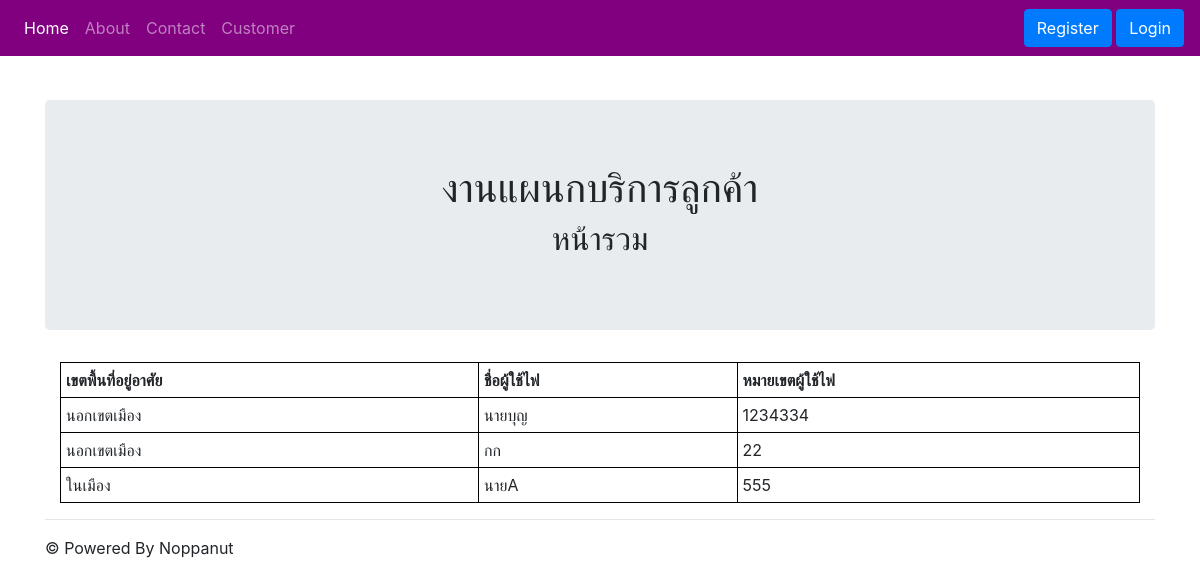
Screenshot of /showcustomer/ with the database file from the repository.
### csmuk/models.py (models this page shows, shortened)
class Customer(models.Model):
    allsubject = (('ในเมือง','ในเมือง'),
                  ('นอกเขตเมือง','นอกเขตเมือง'))
    customer_subject = models.CharField(max_length=200, choices=allsubject, default='ในเมือง')
    customer_name = models.CharField(max_length=200)
    customer_id = models.IntegerField(default=0)

### csmuk/views.py (the view)
# urls.py: path('showcustomer/',Showcustomer, name='customer-page'),
def Showcustomer(request):
    customer_all = Customer.objects.all() #ดึงค่าจาก database ทั้งหมด
    context = {'customer_all':customer_all}
    return render(request,'csmuk/showcustomer.html', context)

### csmuk/template/csmuk/showcustomer.html
{% extends 'csmuk/base.html'%}
{% block content %}
<div class="jumbotron text-center">
  <h1>งานแผนกบริการลูกค้า</h1>
  <h2> หน้ารวม </h2>
</div>
<div class="container">
  <center>
    <table style="width:100%;">
      <tr><th>เขตพื้นที่อยู่อาศัย</th><th>ชื่อผู้ใช้ไฟ</th><th>หมายเขตผู้ใช้ไฟ</th></tr>
      {% for cm in customer_all%}
      <tr><td>{{cm.customer_subject}}</td><td>{{cm.customer_name}}</td><td>{{cm.customer_id}}</td></tr>
      {% endfor %}
    </table>
  </center>
</div>
{% endblock content %}

### csmuk/template/csmuk/base.html (style rules this page uses)
table, th, td { border: 1px solid black; border-collapse: collapse; }
th, td { padding: 5px; text-align: left; }

### rows the page displays
Customer: customer_subject "นอกเขตเมือง", customer_name "นายบุญ", customer_id "1234334"
Customer: customer_subject "นอกเขตเมือง", customer_name "กก", customer_id "22"
Customer: customer_subject "ในเมือง", customer_name "นายA", customer_id "555"
